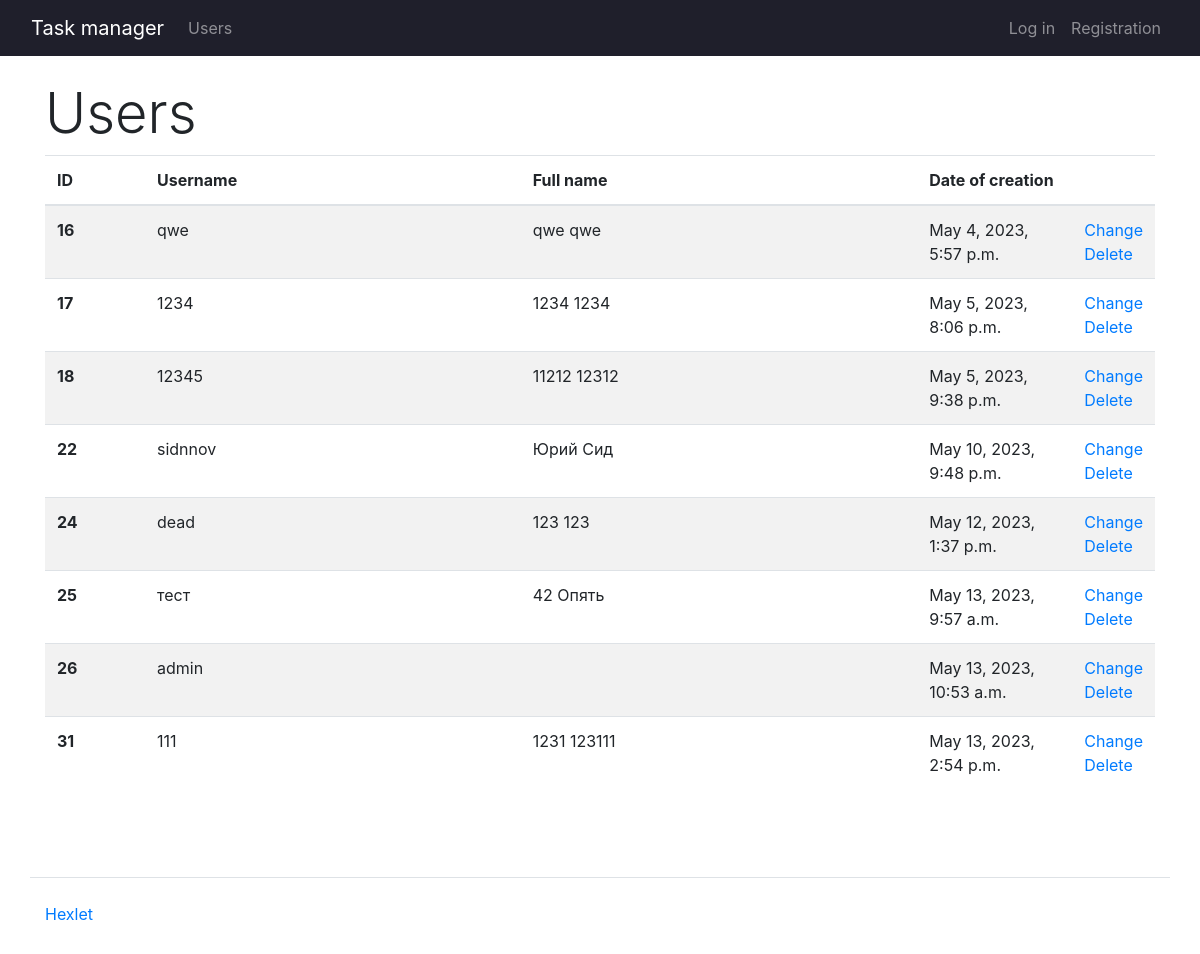
Before: /users/ with the older database file.
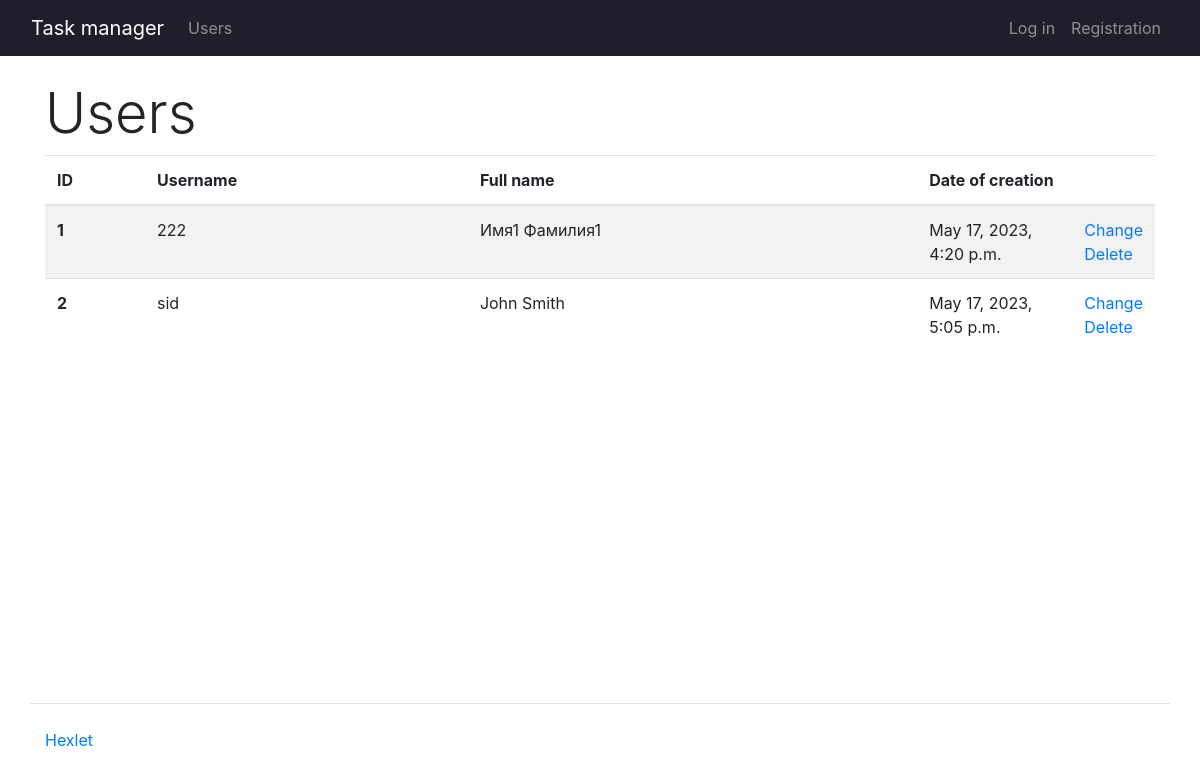
After: the same page with the newer database file.
### task_manager/users/models.py (models this page shows, shortened)
class CustomUser(AbstractUser):
    groups = models.ManyToManyField(
        "auth.Group",
        blank=True,
        related_name="customuser_set",
        related_query_name="customuser",
    )
    user_permissions = models.ManyToManyField(
        "auth.Permission",
        blank=True,
        related_name="customuser_set",
        related_query_name="customuser",
    )

### task_manager/users/views.py (the view)
# urls.py: path("", IndexView.as_view(), name="users"),
class IndexView(View):
    def get(self, request):
        users = CustomUser.objects.all()
        return render(request, "users/users.html", context={"users": users})

### task_manager/templates/users/users.html
{% extends 'base.html' %}
{% load i18n %}
{% block content %}
      <h1 class="display-4">{% translate "Users" %}</h1>
      <table class="table table-striped">
        <thead>
          <tr>
            <th scope="col" style="width: 100px;">ID</th>
            <th scope="col">{% translate "Username" %}</th>
            <th scope="col">{% translate "Full name" %}</th>
            <th scope="col" style="width: 155px;">{% translate "Date of creation" %}</th>
            <th scope="col" style="width: 15px;"></th>
          </tr>
        </thead>
        <tbody>
            {% for user in users %}
            <tr>
              <th scope="row">{{ user.id }}</th>
                <td>{{ user.username }}</td>
                <td>{{ user.first_name }} {{ user.last_name }}</td>
                <td>{{ user.date_joined }}</td>
                <td>
                    <a href="{% url 'user_update' user.id %}">{% translate "Change" %}</a><br>
                    <a href="{% url 'user_delete' user.id %}" rel="nofollow">{% translate "Delete" %}</a>
                </td>
            </tr>
            {% endfor %}
        </tbody>
      </table>
{% endblock %}

### task_manager/templates/base.html (shortened to what this page needs)
{% load i18n %}
{% load bootstrap4 %}
<!doctype html>
<html lang="en">
  {% block head %}
  <head>
    {% bootstrap_css %}
  </head>
  {% endblock head %}
  {% block body %}
  <body class="min-vh-100 d-flex flex-column">
    {% include "navbar.html" %}
    <main class="container wrapper flex-grow-1 my-4">
      {% block content %}
      {% endblock %}
    </main>
    <footer>
      <div class="container my-5 pt-4 border-top">
        <a target="_blank" href="https://ru.hexlet.io">Hexlet</a>
      </div>
    </footer>
  </body>
  {% endblock body %}
</html>

### task_manager/templates/navbar.html (shortened to what this page needs)
{% load bootstrap4 %}
{% load i18n %}
<nav class="navbar navbar-expand-md navbar-dark px-3" style="background-color: rgb(31, 31, 43);">
    <div class="container-fluid">
      <a class="navbar-brand" href="/">{% translate "Task manager" %}</a>
      <div class="collapse navbar-collapse" id="navbarNavAltMarkup">
        <ul class="navbar-nav mr-auto">
          <li class="nav-item">
            <a class="nav-link" href="{% url 'users' %}">{% translate "Users" %}</a>
          </li>
        {% if request.user.is_authenticated %}
          <li class="nav-item">
            <a class="nav-link" href="{% url 'statuses' %}">{% translate "Statuses" %}</a>
          </li>
          <li class="nav-item">
            <a class="nav-link" href="#">{% translate "Tags" %}</a>
          </li>
          <li class="nav-item">
            <a class="nav-link" href="{% url 'tasks' %}">{% translate "Tasks" %}</a>
          </li>
          <li class="nav-item">
            <a class="nav-link" href="#">Hi {{request.user | title}}</a>
          </li>
        </ul>
        <ul class="navbar-nav ms-auto">
          <li class="nav-item">
            <a class="nav-link" href="{% url 'logout' %}">{% translate "Logout" %}</a>
          </li>
        </ul>
        {% else %}
        </ul>
        <ul class="navbar-nav ms-auto">
          <li class="nav-item">
              <a class="nav-link" href="{% url 'login' %}">{% translate "Log in" %}</a>
          </li>
          <li class="nav-item">
              <a class="nav-link" href="{% url 'user_create' %}">{% translate "Registration" %}</a>
          </li>
        </ul>
        {% endif %}
      </div>
    </div>
</nav>

Changed rows visible on the page:
removed CustomUser: id "16", username "qwe", first_name "qwe", last_name "qwe", date_joined "May 4, 2023, 5:57 p.m."
removed CustomUser: id "17", username "1234", first_name "1234", last_name "1234", date_joined "May 5, 2023, 8:06 p.m."
removed CustomUser: id "18", username "12345", first_name "11212", last_name "12312", date_joined "May 5, 2023, 9:38 p.m."
removed CustomUser: id "22", username "sidnnov", first_name "Юрий", last_name "Сид", date_joined "May 10, 2023, 9:48 p.m."
removed CustomUser: id "24", username "dead", first_name "123", last_name "123", date_joined "May 12, 2023, 1:37 p.m."
removed CustomUser: id "25", username "тест", first_name "42", last_name "Опять", date_joined "May 13, 2023, 9:57 a.m."
removed CustomUser: id "26", username "admin", date_joined "May 13, 2023, 10:53 a.m."
removed CustomUser: id "31", username "111", first_name "1231", last_name "123111", date_joined "May 13, 2023, 2:54 p.m."
added CustomUser: id "1", username "222", first_name "Имя1", last_name "Фамилия1", date_joined "May 17, 2023, 4:20 p.m."
added CustomUser: id "2", username "sid", first_name "John", last_name "Smith", date_joined "May 17, 2023, 5:05 p.m."
